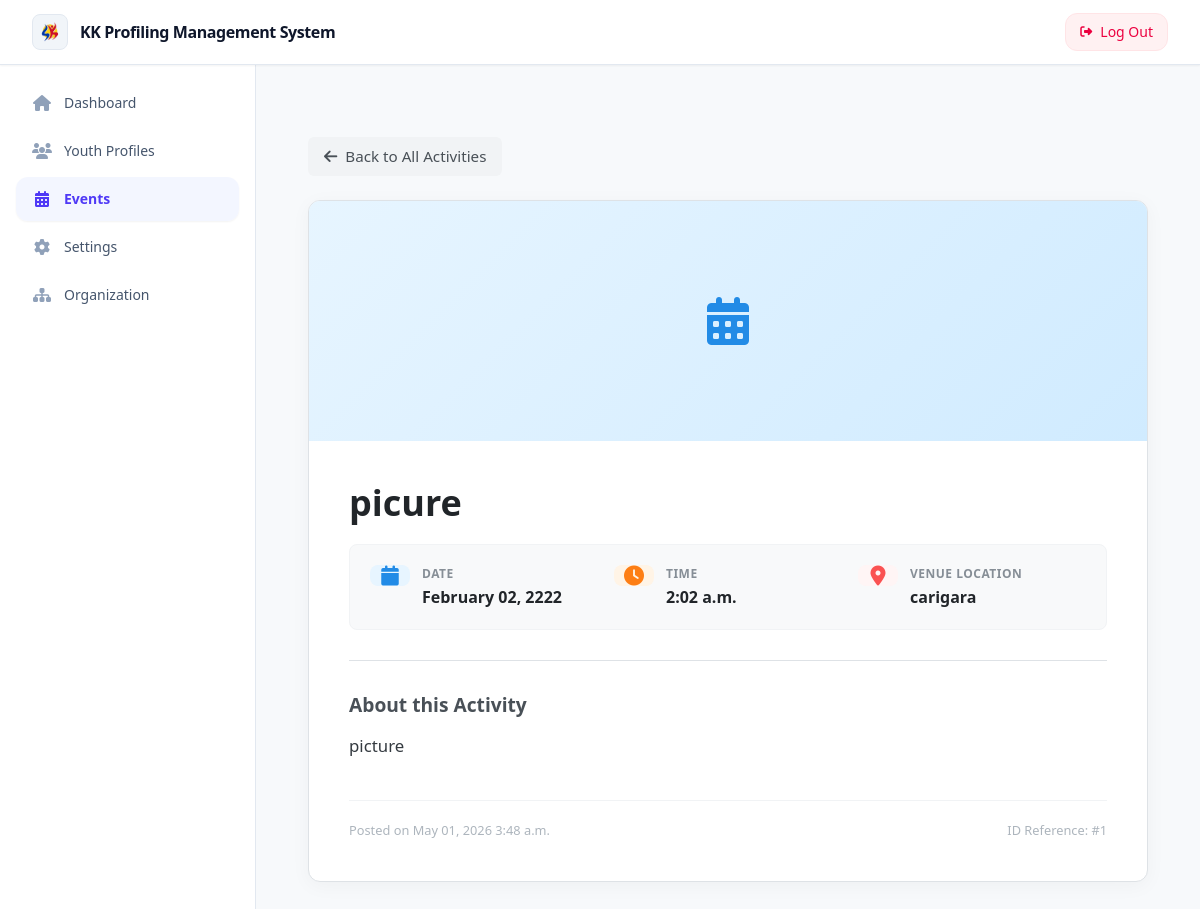
The app's page /events/1/ (signed in) with its own data.
### events_api/models.py (models this page shows, shortened)
class Event(models.Model):
    name = models.CharField(max_length=255)
    description = models.TextField()
    date = models.DateField()
    time = models.TimeField()
    location = models.CharField(max_length=255)
    images = models.ImageField(upload_to='event_images/', blank=True, null=True)
    date_added = models.DateTimeField(auto_now_add=True)

### kkSystem/views.py (the view)
# urls.py: path('events/<int:event_id>/', event_detail_view, name='view_events'),
def event_detail_view(request, event_id):
    if not request.user.is_authenticated:
        return redirect('loginn')
    event = get_object_or_404(Event, id=event_id)
    return render(request, 'pages/view_events.html', {'event': event})

### kkSystem/templates/pages/view_events.html (shortened to what this page needs)
{% extends "pages/base.html" %}
{% load static %}
{% block content %}
<div class="event-detail-container" style="padding: 40px 20px; max-width: 900px; margin: 0 auto; font-family: system-ui, -apple-system, sans-serif;">
    <div style="margin-bottom: 24px;">
        <a href="{% url 'events' %}" style="display: inline-flex; align-items: center; gap: 8px; color: #495057; text-decoration: none; font-weight: 500; font-size: 0.95rem; background: #f1f3f5; padding: 8px 16px; border-radius: 6px; transition: background 0.2s;" onmouseover="this.style.background='#e9ecef';" onmouseout="this.style.background='#f1f3f5';">
            <i class="fa-solid fa-arrow-left"></i> Back to All Activities
        </a>
    </div>
    <div class="detail-card" style="background: white; border: 1px solid #dee2e6; border-radius: 12px; overflow: hidden; box-shadow: 0 4px 20px rgba(0,0,0,0.04);">
        {% if event.images %}
            <div style="position: relative; width: 100%; height: 400px; background: #e9ecef;">
                <img src="{{ event.images.url }}" alt="{{ event.name }}" style="width: 100%; height: 100%; object-fit: cover;">
            </div>
        {% else %}
            <div style="width: 100%; height: 240px; background: linear-gradient(135deg, #e7f5ff 0%, #d0ebff 100%); display: flex; align-items: center; justify-content: center; color: #228be6;">
                <i class="fa-solid fa-calendar-days fa-3x"></i>
            </div>
        {% endif %}
        <div style="padding: 40px;">
            <h1 style="margin: 0 0 20px 0; font-size: 2.25rem; font-weight: 700; color: #212529; line-height: 1.2;">{{ event.name }}</h1>
            <div style="display: grid; grid-template-columns: repeat(auto-fit, minmax(220px, 1fr)); gap: 16px; background: #f8f9fa; border: 1px solid #f1f3f5; padding: 20px; border-radius: 8px; margin-bottom: 30px;">
                <div style="display: flex; align-items: flex-start; gap: 12px;">
                    <div style="background: #e7f5ff; padding: 10px; border-radius: 8px; color: #228be6; display: flex; align-items: center; justify-content: center;">
                        <i class="fa-solid fa-calendar fa-lg" style="width: 20px; text-align: center;"></i>
                    </div>
                    <div>
                        <span style="display: block; font-size: 0.75rem; text-transform: uppercase; letter-spacing: 0.5px; color: #868e96; font-weight: 600; margin-bottom: 2px;">Date</span>
                        <strong style="color: #212529; font-size: 1rem;">{{ event.date|date:"F d, Y" }}</strong>
                    </div>
                </div>
                <div style="display: flex; align-items: flex-start; gap: 12px;">
                    <div style="background: #fff4e6; padding: 10px; border-radius: 8px; color: #fd7e14; display: flex; align-items: center; justify-content: center;">
                        <i class="fa-solid fa-clock fa-lg" style="width: 20px; text-align: center;"></i>
                    </div>
                    <div>
                        <span style="display: block; font-size: 0.75rem; text-transform: uppercase; letter-spacing: 0.5px; color: #868e96; font-weight: 600; margin-bottom: 2px;">Time</span>
                        <strong style="color: #212529; font-size: 1rem;">{{ event.time|time:"P" }}</strong>
                    </div>
                </div>
                <div style="display: flex; align-items: flex-start; gap: 12px; grid-column: span 1;">
                    <div style="background: #fff5f5; padding: 10px; border-radius: 8px; color: #fa5252; display: flex; align-items: center; justify-content: center;">
                        <i class="fa-solid fa-location-dot fa-lg" style="width: 20px; text-align: center;"></i>
                    </div>
                    <div style="overflow: hidden;">
                        <span style="display: block; font-size: 0.75rem; text-transform: uppercase; letter-spacing: 0.5px; color: #868e96; font-weight: 600; margin-bottom: 2px;">Venue Location</span>
                        <strong style="color: #212529; font-size: 1rem; display: block; white-space: nowrap; overflow: hidden; text-overflow: ellipsis;" title="{{ event.location }}">{{ event.location }}</strong>
                    </div>
                </div>
            </div>
            <div style="border-top: 1px solid #dee2e6; padding-top: 30px;">
                <h3 style="margin: 0 0 12px 0; font-size: 1.2rem; font-weight: 600; color: #495057;">About this Activity</h3>
                <p style="margin: 0; font-size: 1.05rem; color: #343a40; line-height: 1.7; white-space: pre-line;">{{ event.description }}</p>
            </div>
            <div style="margin-top: 40px; padding-top: 20px; border-top: 1px solid #f1f3f5; display: flex; justify-content: space-between; align-items: center; font-size: 0.8rem; color: #adb5bd;">
                <span>Posted on {{ event.date_added|date:"M d, Y P" }}</span>
                <span>ID Reference: #{{ event.id }}</span>
            </div>
        </div>
    </div>
</div>
{% endblock %}

### records on screen
Event: name "picure", date "February 02, 2222", time "2:02 a.m.", location "carigara", description "picture", date_added "May 01, 2026 3:48 a.m.", id "1"
